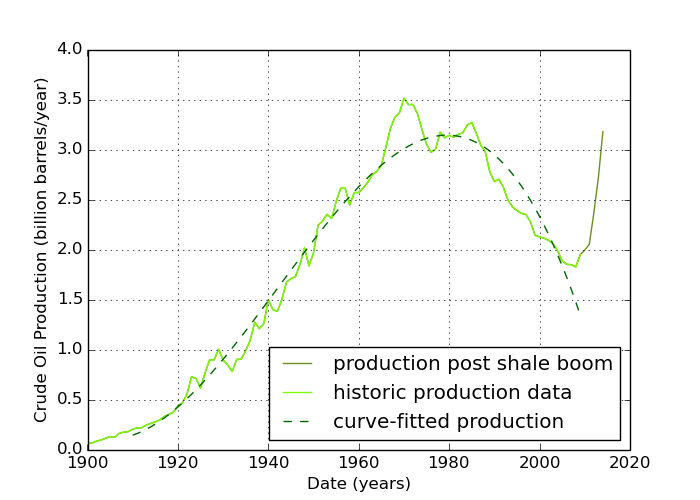

Here is the Python script that generated this plot:
import numpy
from scipy.optimize import curve_fit
import matplotlib.pyplot as plt
#%matplotlib inline # uncomment if using ipython notebook

data = pd.read_csv('eia_US_annual_field_production_oil_MCRFPUS1.csv')
data.columns = ['date', 'production']

#Polynomial fitting function of arbitrary degree.
def _polynomial(x, *p):
    poly = 0.
    for i, n in enumerate(p):
        poly += n * x**i
    return poly

x = data.date[:-5]
y = data.production[:-5]

# p0 is the initial guess for the fitting coefficients, set the length
# of this to be the order of the polynomial you want to fit.
# you can try differnt values and look at the plot for fit
p0 = numpy.ones(4,)

coeff, var_matrix = curve_fit(_polynomial, x, y, p0=p0)

yfit = [_polynomial(xx, *tuple(coeff)) for xx in x]

#Can play with colors following the link
#http://stackoverflow.com/questions/22408237/named-colors-in-matplotlib
fig = plt.figure(figsize=[7,5]);
plt.plot(data.date,data.production, color='olivedrab', label='production post shale boom')
plt.plot(data.date[:-6],data.production[:-6],color='lawngreen', label='historic production data')
plt.plot(x[10:], yfit[10:], '--',color='darkgreen',label='curve-fitted production')
plt.legend(loc='best' )
plt.grid('off')

#TODO: Make graph pretty with subplot
ax = plt.subplot(111)
ax.grid('on')
ax.set_xlabel('Date (years)')
ax.set_ylabel('Crude Oil Production (billion barrels/year)')
plt.savefig('us_production.png')
plt.savefig('us_production.pdf')

plt.show()
